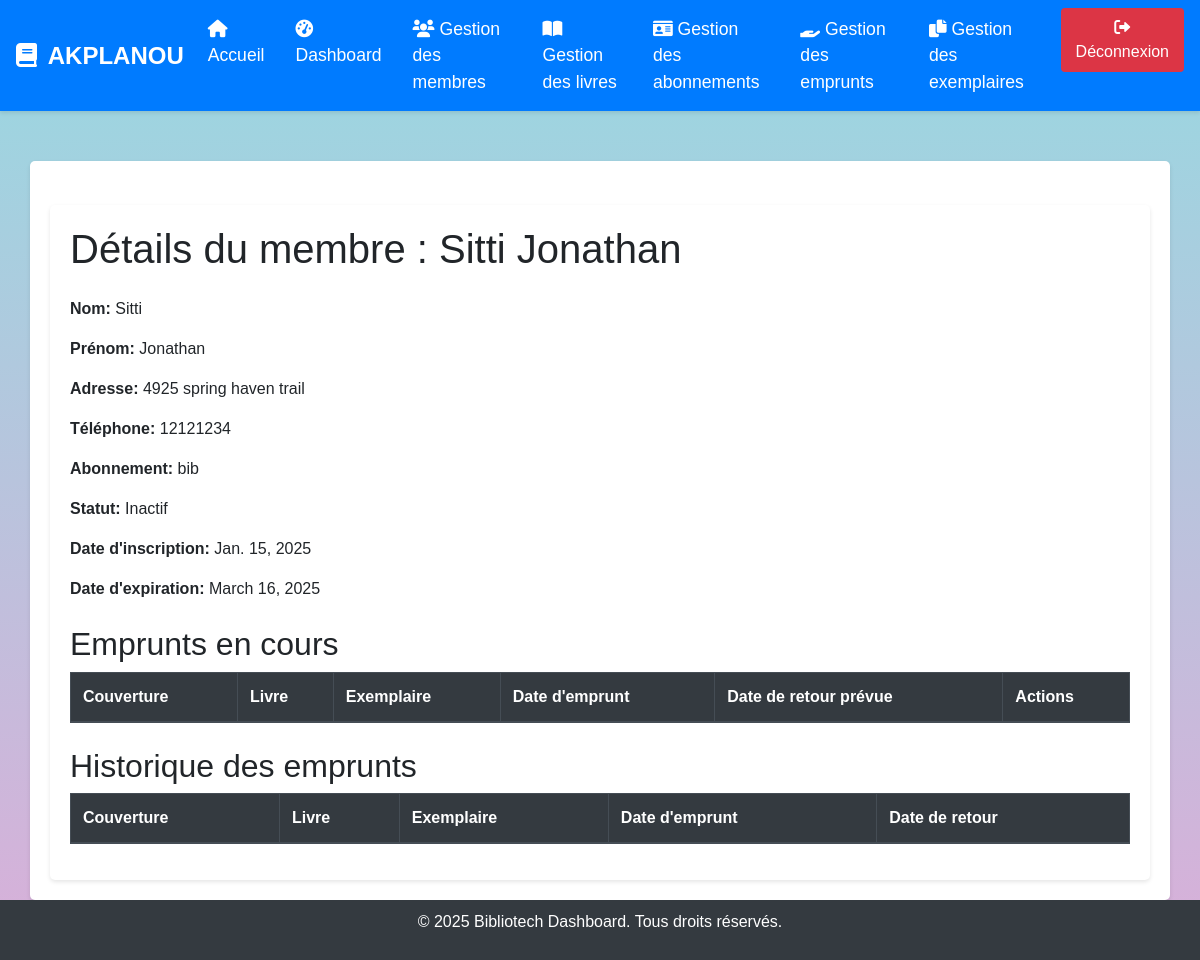
The page /membre/1/ on the database as committed earlier.
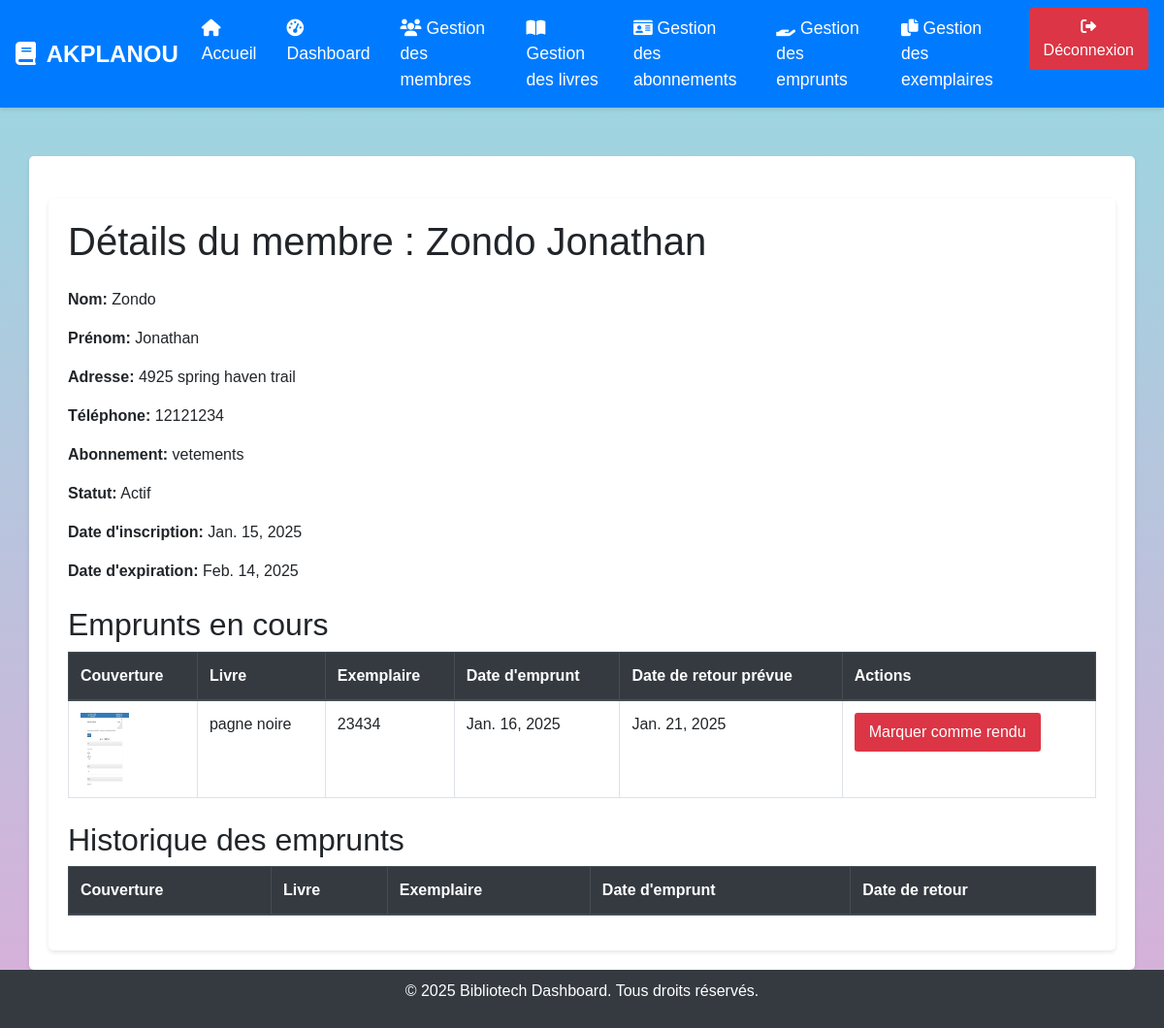
The same page on the database as committed later.
### gestion/models.py (models this page shows, shortened)
class Membre(models.Model):
    nom = models.CharField(max_length=100)
    prenom = models.CharField(max_length=100)
    adresse = models.CharField(max_length=200)
    telephone = models.CharField(max_length=20)
    abonnement = models.ForeignKey(Abonnement, on_delete=models.CASCADE)
    actif = models.BooleanField(default=True)
    date_inscription = models.DateField(auto_now_add=True)
    date_expiration = models.DateField(null=True, blank=True)

class Abonnement(models.Model):
    libelle = models.CharField(max_length=100)
    cout = models.DecimalField(max_digits=10, decimal_places=2)
    max_livres = models.IntegerField()
    max_jours = models.IntegerField()
    duree = models.IntegerField()  # Durée de l'abonnement en jours

class Emprunt(models.Model):
    membre = models.ForeignKey(Membre, on_delete=models.CASCADE)
    exemplaire = models.ForeignKey(Exemplaire, on_delete=models.CASCADE)
    date_emprunt = models.DateField(auto_now_add=True)
    date_retour = models.DateField(null=True, blank=True)
    def date_retour_prevue(self):
        return self.date_emprunt + timedelta(days=self.membre.abonnement.max_jours)

class Exemplaire(models.Model):
    livre = models.ForeignKey(Livre, on_delete=models.CASCADE)
    numero = models.IntegerField()
    disponible = models.BooleanField(default=True)

class Livre(models.Model):
    titre = models.CharField(max_length=200)
    auteur = models.CharField(max_length=100)
    isbn = models.CharField(max_length=13)
    edition = models.CharField(max_length=100)
    genre = models.CharField(max_length=50)
    couverture = models.ImageField(upload_to='couvertures/', null=True, blank=True)

### gestion/views.py (the view)
# urls.py: path('membre/<int:membre_id>/', views.membre_detail_view, name='membre_detail'),
def membre_detail_view(request, membre_id):
    membre = get_object_or_404(Membre, id=membre_id)
    emprunts_en_cours = membre.emprunt_set.filter(date_retour__isnull=True)
    return render(request, 'gestion/membre_detail.html', {'membre': membre, 'emprunts_en_cours': emprunts_en_cours})

### gestion/templates/gestion/membre_detail.html (shortened to what this page needs)
{% extends "gestion/base.html" %}
{% load static %}
{% block content %}
<div class="container mt-4">
    <h1 class="mb-4">Détails du membre : {{ membre.nom }} {{ membre.prenom }}</h1>
    <p><strong>Nom:</strong> {{ membre.nom }}</p>
    <p><strong>Prénom:</strong> {{ membre.prenom }}</p>
    <p><strong>Adresse:</strong> {{ membre.adresse }}</p>
    <p><strong>Téléphone:</strong> {{ membre.telephone }}</p>
    <p><strong>Abonnement:</strong> {{ membre.abonnement.libelle }}</p>
    <p><strong>Statut:</strong> {{ membre.actif|yesno:"Actif,Inactif" }}</p>
    <p><strong>Date d'inscription:</strong> {{ membre.date_inscription }}</p>
    <p><strong>Date d'expiration:</strong> {{ membre.date_expiration }}</p>
    <h2 class="mt-4">Emprunts en cours</h2>
    <table class="table table-bordered table-hover">
        <thead class="thead-dark">
            <tr>
                <th>Couverture</th>
                <th>Livre</th>
                <th>Exemplaire</th>
                <th>Date d'emprunt</th>
                <th>Date de retour prévue</th>
                <th>Actions</th>
            </tr>
        </thead>
        <tbody>
            {% for emprunt in emprunts_en_cours %}
                <tr>
                    <td>
                        {% if emprunt.exemplaire.livre.couverture %}
                        <img src="{{ emprunt.exemplaire.livre.couverture.url }}" alt="{{ emprunt.exemplaire.livre.titre }}" style="width: 50px; height: 75px;">
                        {% else %}
                        <img src="{% static 'images/logo.png' %}" alt="Couverture par défaut" style="width: 50px; height: 75px;">
                        {% endif %}
                    </td>
                    <td>{{ emprunt.exemplaire.livre.titre }}</td>
                    <td>{{ emprunt.exemplaire.numero }}</td>
                    <td>{{ emprunt.date_emprunt }}</td>
                    <td>{{ emprunt.date_retour_prevue }}</td>
                    <td>
                        <a class="btn btn-danger btn-sm" href="{% url 'retour' emprunt.id %}" onclick="return confirm('Êtes-vous sûr de vouloir marquer cet emprunt comme rendu ?');">Marquer comme rendu</a>
                    </td>
                </tr>
            {% endfor %}
        </tbody>
    </table>
    <h2 class="mt-4">Historique des emprunts</h2>
    <table class="table table-bordered table-hover">
        <thead class="thead-dark">
            <tr>
                <th>Couverture</th>
                <th>Livre</th>
                <th>Exemplaire</th>
                <th>Date d'emprunt</th>
                <th>Date de retour</th>
            </tr>
        </thead>
    </table>
</div>
{% endblock %}

### gestion/templates/gestion/base.html (shortened to what this page needs)
<!DOCTYPE html>
<html lang="fr">
<head>
    <link href="https://stackpath.bootstrapcdn.com/bootstrap/4.5.2/css/bootstrap.min.css" rel="stylesheet">
    <link rel="stylesheet" href="https://cdnjs.cloudflare.com/ajax/libs/font-awesome/6.0.0-beta3/css/all.min.css">
</head>
<body>
    <nav class="navbar navbar-expand-lg navbar-dark">
        <a class="navbar-brand" href="{% url 'dashboard' %}">
            <i class="fas fa-book" alt="Dashboard Icon"></i> AKPLANOU
        </a>
        <div class="collapse navbar-collapse" id="navbarNav">
            <ul class="navbar-nav ml-auto">
                <li class="nav-item {% if request.path == '/accueil/' %}active{% endif %}">
                    <a class="nav-link" href="{% url 'accueil' %}">
                        <i class="fas fa-home" alt="Home Icon"></i> Accueil
                    </a>
                </li>
                <li class="nav-item {% if request.path == '/' %}active{% endif %}">
                    <a class="nav-link" href="{% url 'dashboard' %}">
                        <i class="fas fa-tachometer-alt" alt="Dashboard Icon"></i> Dashboard
                    </a>
                </li>
                <li class="nav-item {% if request.path == '/membres/' %}active{% endif %}">
                    <a class="nav-link" href="{% url 'gestion_membres' %}">
                        <i class="fas fa-users" alt="Members Icon"></i> Gestion des membres
                    </a>
                </li>
                <li class="nav-item {% if request.path == '/livres/' %}active{% endif %}">
                    <a class="nav-link" href="{% url 'gestion_livres' %}">
                        <i class="fas fa-book-open" alt="Books Icon"></i> Gestion des livres
                    </a>
                </li>
                <li class="nav-item {% if request.path == '/abonnements/' %}active{% endif %}">
                    <a class="nav-link" href="{% url 'gestion_abonnements' %}">
                        <i class="fas fa-id-card" alt="Subscriptions Icon"></i> Gestion des abonnements
                    </a>
                </li>
                <li class="nav-item {% if request.path == '/emprunts/' %}active{% endif %}">
                    <a class="nav-link" href="{% url 'gestion_emprunts' %}">
                        <i class="fas fa-hand-holding" alt="Loans Icon"></i> Gestion des emprunts
                    </a>
                </li>
                <li class="nav-item {% if request.path == '/exemplaires/' %}active{% endif %}">
                    <a class="nav-link" href="{% url 'gestion_exemplaires' %}">
                        <i class="fas fa-copy" alt="Copies Icon"></i> Gestion des exemplaires
                    </a>
                </li>
                <li class="nav-item">
                    <form action="{% url 'logout' %}" method="post" class="form-inline">
                        <button type="submit" class="btn btn-danger">
                            <i class="fas fa-sign-out-alt" alt="Logout Icon"></i> Déconnexion
                        </button>
                    </form>
                </li>
            </ul>
        </div>
    </nav>
    <div class="container">
        {% block content %}
        {% endblock %}
    </div>
    <footer>
        <p>&copy; 2025 Bibliotech Dashboard. Tous droits réservés.</p>
    </footer>
</body>
</html>

### gestion/templates/gestion/base.html (style rules this page uses)
body { background-color: #D9AFD9; background-image: linear-gradient(0deg, #D9AFD9 0%, #97D9E1 100%); font-family: 'Arial', sans-serif; display: flex; flex-direction: column; min-height: 100vh; margin: 0; }
.navbar { background-color: #007bff; box-shadow: 0 2px 4px rgba(0, 0, 0, 0.1); }
.navbar-brand { font-size: 1.5rem; font-weight: bold; color: white !important; }
.navbar-brand i { margin-right: 5px; }
.nav-link { font-size: 1.1rem; margin-right: 15px; color: white !important; }
.btn-danger { background-color: #dc3545; border: none; padding: 8px 15px; font-size: 1rem; color: white; }
.container { background-color: white; padding: 20px; border-radius: 5px; box-shadow: 0 2px 4px rgba(0, 0, 0, 0.1); margin-top: 50px; flex: 1; }
footer { background-color: #343a40; color: white; text-align: center; padding: 10px 0; }

Rows that differ between the two databases and show on the page:
changed Membre "Jonathan": nom "Sitti" → "Zondo"; abonnement.libelle "bib" → "vetements"; actif "Inactif" → "Actif"; date_expiration "March 16, 2025" → "Feb. 14, 2025"
added Emprunt: exemplaire.livre.couverture (picture), exemplaire.livre.titre "pagne noire", exemplaire.numero "23434", date_emprunt "Jan. 16, 2025", date_retour_prevue "Jan. 21, 2025"
